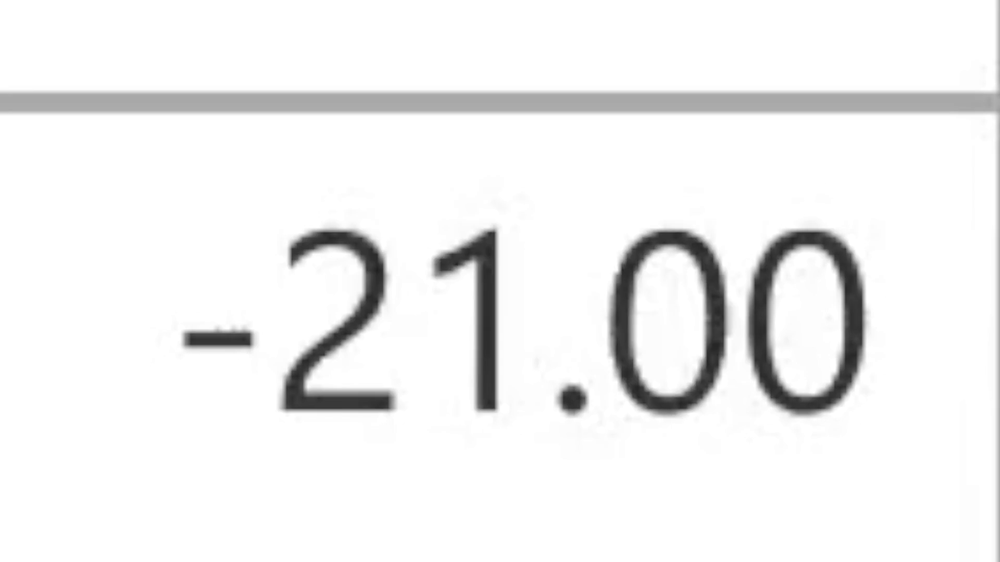
#> input picture 5781.png, 1000 x 562 px, shrunk from 1920 x 1080 before the run; its folder holds only this picture in this run
$ python recognize_single.py --directory .
#> lines starting #> are read from the running program, lines starting #| are printed output that depends on the picture; after the words box and inside, x2 and y2 are one past the last pixel; in counts of white or black regions, pixels touching at a corner belong together
from PIL import Image
import pytesseract
import argparse
import cv2
import os
import csv
import re

# timebase, based on the frame rate, so 10FPS yields 10ms timebase
timebase = 10

# construct the argument parser and parse the arguments
ap = argparse.ArgumentParser()

ap.add_argument("-d", "--directory", required=True,
	help="path to directory of captured images")

args = vars(ap.parse_args())

# get the list of images
captures = os.listdir(args["directory"])

# filter out any non-png files
for capture in captures:
	if not capture.endswith('.png'):
		captures.remove(capture)

captures.sort()


# construct the data structure
extracted_data = []


# Define config parameters.
# '-l eng'  for using the English language
# '--oem 1' for using LSTM OCR Engine
config = ('-l eng --oem 3 --psm 3')


# text recognition
def recognize_text(image_path):
	# loading the image and converting it to grayscale
#> called with image_path = './5781.png'
	image = cv2.imread(image_path)
#> image is the input picture: shape (562, 1000, 3); min 31, max 255, mean 240.9
	gray = cv2.cvtColor(image, cv2.COLOR_BGR2GRAY)

	gray = cv2.threshold(gray, 0, 255,
		cv2.THRESH_BINARY | cv2.THRESH_OTSU)[1]
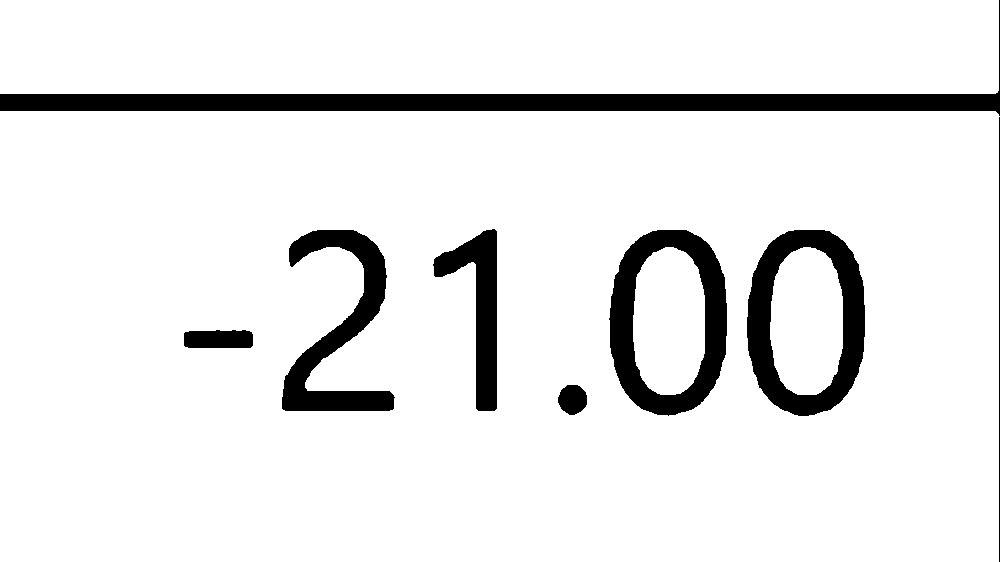
#> gray: shape (562, 1000); 91.2% white; 8 black regions, largest, box (x1, y1, x2, y2) and area: (0, 0, 1000, 116) 17110, (747, 230, 865, 416) 9152, (609, 230, 727, 416) 9104
#> (the call stopped at in recognize_text, `text = pytesseract.image_to_string(Image.open(tmpfilename), config=con..`: pytesseract is not available in this run)

	#cv2.imshow("gray", gray)
	#cv2.waitKey(25)

	# write the grayscale image to disk as a temporary file so we can
	# apply OCR to it
	# tmpfilename = "{}.png".format(os.getpid())
	tmpfilename = "TEMP.png"
	cv2.imwrite(tmpfilename, gray)

	# load the image as a PIL/Pillow image, apply OCR, and then delete
	# the temporary file
	text = pytesseract.image_to_string(Image.open(tmpfilename), config=config)
	os.remove(tmpfilename)

	# print(text)

	return text


# extract the data text for each target parameter from the raw text
def extract_text(raw_text):
	# there will never be "," in the data, only "."
	clean_text = raw_text.replace(",",".")

	# remove any non-numerals, periods or dashes
	return filter_non_numerals(clean_text)


# ENSURE THAT EACH TIME THIS LOOKS AT A PARAM IT APPENDS A VALUE
# process each image and fill the extracted data structure
def populate_data():
	for capture in captures:
		# display the status of the conversion
		status = "Processing " + str(captures.index(capture)) + " of " +str(len(captures))
		print (status, end="\r")

		# make sure we are only processing .png images
		if capture.endswith('.png'):
			# decode the text from each capture
			decoded_text = recognize_text(args["directory"] + "/" + capture)

			# get the data from the decoded text for each target parameter and append it
			extracted_data.append(extract_text(decoded_text))
	return


# saves the detected data to a .csv file
def save_data():
	outfile_name = "exported"
#> outfile_name = 'exported'
	# savefile matches the parameter name
	output = open(outfile_name + ".csv", "w+")
	output_writer = csv.writer(output, delimiter = ",")

	time_step = 0

	for entry in extracted_data:
		output_writer.writerow([time_step*timebase,entry])

		time_step+=1
#> after the loop, time_step = 0

	output.close()
	return


# filters out any weird mis-identicied characters from the data
def filter_non_numerals(unfiltered_data):
	non_decimal = re.compile(r'[^\d.-]+')
	return non_decimal.sub('',unfiltered_data)


def main():
	populate_data()
	save_data()


#######################################################
if __name__ == "__main__":
	main()

$ run again, on 5863.png
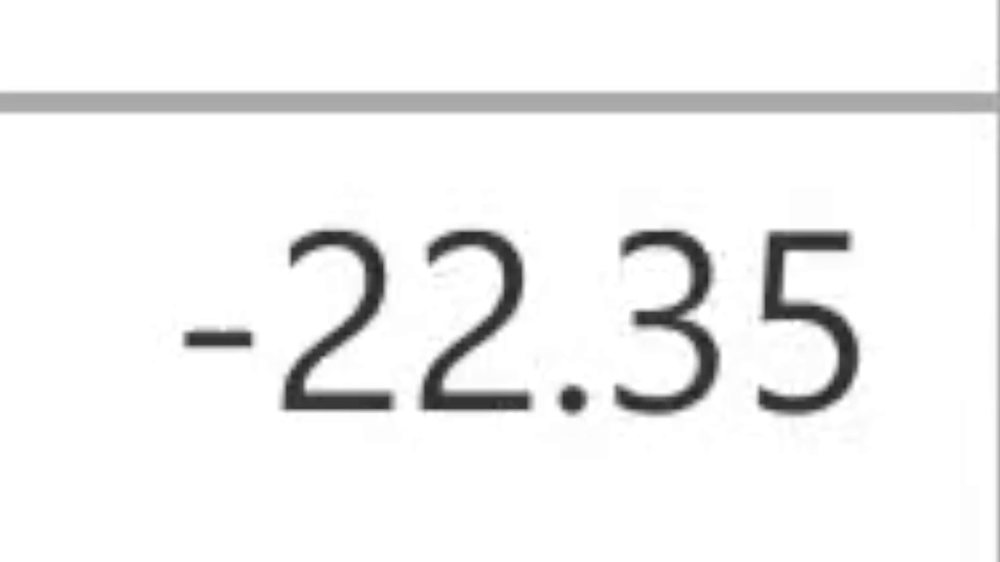
#> input picture 5863.png, 1000 x 562 px, shrunk from 1920 x 1080 before the run
#> in recognize_text, image is the input picture: shape (562, 1000, 3); min 31, max 255, mean 241.1
#> in recognize_text, `gray = cv2.threshold(gray, 0, 255, cv2.THRESH_BINARY | cv2.THRESH_OTSU..`:
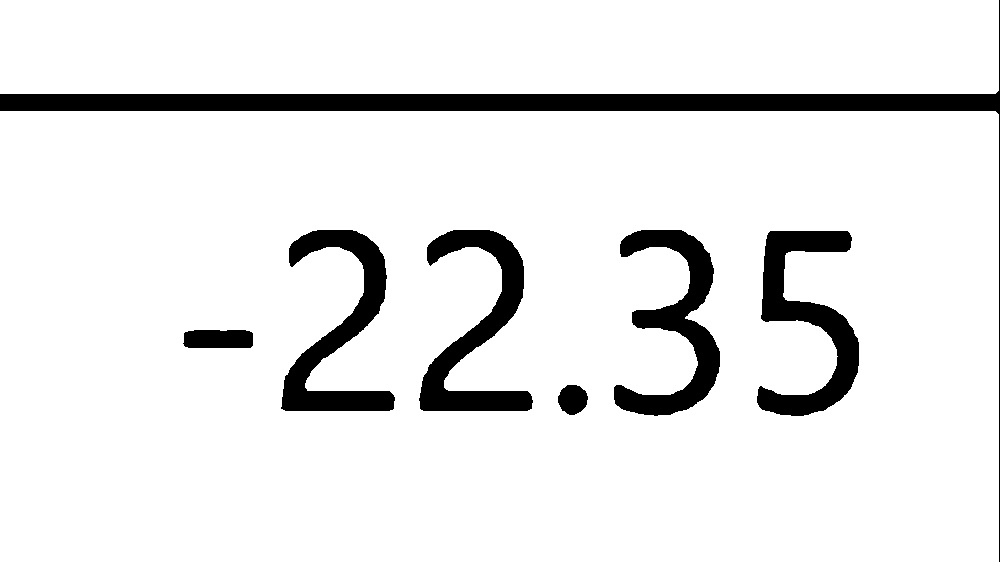
#> gray: shape (562, 1000); 91.2% white; 7 black regions, largest, box (x1, y1, x2, y2) and area: (0, 0, 1000, 562) 17557, (757, 231, 859, 416) 7648, (614, 230, 720, 416) 7404
#> outfile_name = 'exported'
#> after the loop in save_data, `for entry in extracted_data:`: time_step = 0
